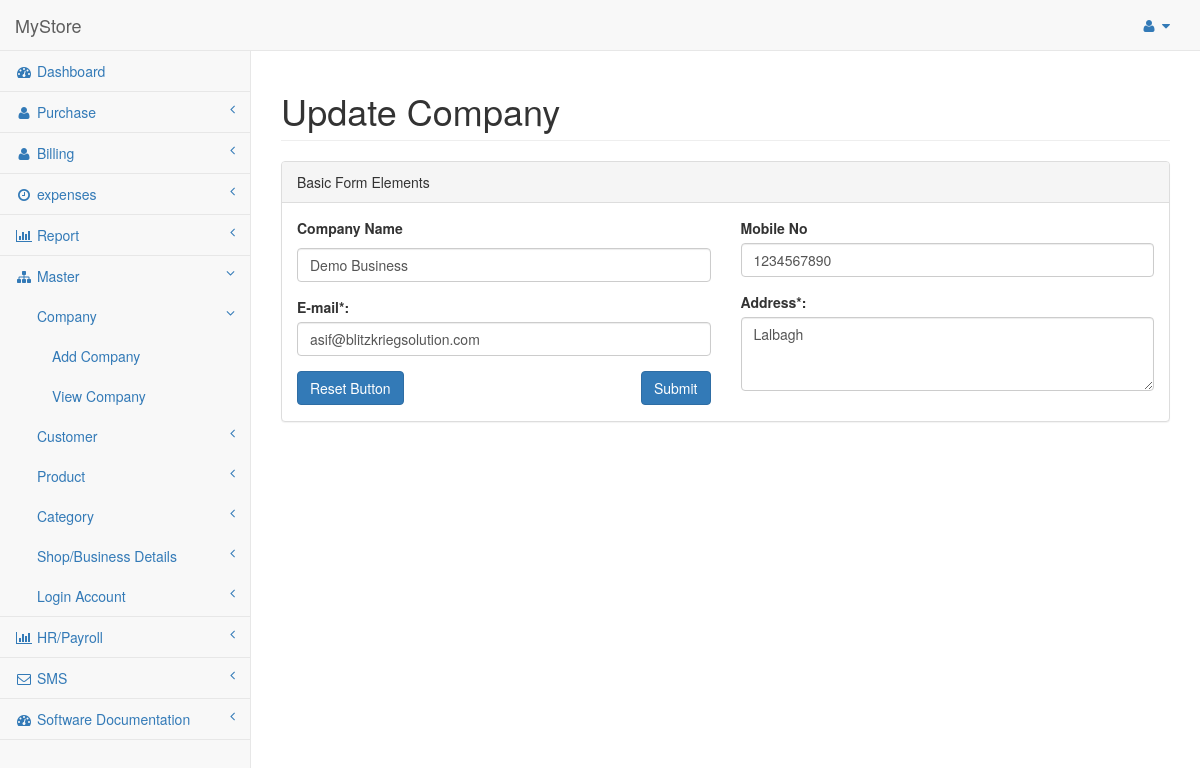
Page /Edit-Company.php?company_id=1 (signed in) on the committed database.
### tables this page shows
CREATE TABLE IF NOT EXISTS `company` (
  `company_id` int(11) NOT NULL AUTO_INCREMENT,
  `company_name` varchar(255) NOT NULL,
  `mobile_no` varchar(255) NOT NULL,
  `email_id` varchar(255) NOT NULL,
  `address` text NOT NULL,
  PRIMARY KEY (`company_id`)
);

### Edit-Company.php (the view, shortened to what this page needs)
<?php include('header.php'); ?>
        <div id="page-wrapper">
            <div class="row">
                <div class="col-lg-12">
                    <h1 class="page-header">Update Company</h1>
                </div>
            </div>
            <div class="row">
                <div class="col-lg-12">
                    <div class="panel panel-default">
                        <div class="panel-heading">
                            Basic Form Elements
                        </div>
					<?php
						$company_id = $_REQUEST['company_id'];
						$sqls = mysql_query("SELECT * FROM company WHERE company_id=$company_id");
						$res = mysql_fetch_array($sqls);
					?>
                        <div class="panel-body">
                            <div class="row">
                                <div class="col-lg-6">
                                    <form role="form" method="post">
										<div class="form-group">
                                            <label>Company Name</label>
                                            <p class="help-block"><input class="form-control"  name="company_name" id="company_name" value="<?php echo $res['company_name']; ?>" placeholder="Company Name" required></p>
                                        </div>
                                        <div class="form-group">
                                            <label>E-mail*:</label>
                                            <input class="form-control" name="email_id" id="email_id" value="<?php echo $res['email_id']; ?>" placeholder="Email Id">
                                        </div>
                                        <input type="submit" name="submit" class="btn btn-primary" style="float: right;">
                                        <button type="reset" class="btn btn-primary">Reset Button</button>
                                </div>
                                <div class="col-lg-6">
                                        <fieldset>
                                        <div class="form-group">
                                            <label>Mobile No</label>
                                            <input class="form-control" name="mobile_no" id="mobile_no" value="<?php echo $res['mobile_no']; ?>" maxlength="10" placeholder="Mobile No" required>
                                        </div>
										<div class="form-group">
                                            <label>Address*:</label>
                                            <textarea class="form-control" rows="3" name="address" id="address" required><?php echo $res['address']; ?></textarea>
                                        </div>
                                        </fieldset>
                                </div>
                            </div>
                        </div>
                    </div>
                </div>
            </div>
        </div>
    </div>
</body>
</html>

### rows in the picture
company: company_name "Demo Business", email_id "asif@blitzkriegsolution.com", mobile_no "1234567890", address "Lalbagh"
